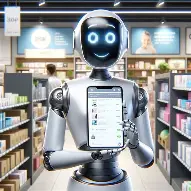
#> input picture images/OIP.webp, 191 x 191 px, found by its file name; its folder holds only this picture in this run
$ jupyter execute --allow-errors Image_Preprocessing.ipynb
#> lines starting #> are read from the running program, lines starting #| are printed output that depends on the picture; after the words box and inside, x2 and y2 are one past the last pixel; in counts of white or black regions, pixels touching at a corner belong together
[cell 1]
from google.colab import drive
drive.mount('/content/drive')

## Importing Library

[cell 2]
import os
import cv2
import numpy as np
import pickle

[cell 3]
image_folder = "/content/drive/MyDrive/OD_Project/food_dataset/food_dataset/images"

images = os.listdir(image_folder)

print(len(images))
print(images[:5])

### Clean image

[cell 4]
import cv2
import os

bad_images = []

for img_name in images:
    img_path = os.path.join(image_folder, img_name)

    img = cv2.imread(img_path)
#> img is the input picture: shape (191, 191, 3); mean B, G, R 149, 148.4, 147

    if img is None:
        bad_images.append(img_name)

print("image not clean: ", len(bad_images))

### crop image

[cell 5]
import os

crop_folder = "/content/drive/MyDrive/OD_Project/food_dataset/cropped_images"
os.makedirs(crop_folder, exist_ok=True)

[cell 6]
for img_name in images:
    img_path = os.path.join(image_folder, img_name)

    img = cv2.imread(img_path)

    if img is None:
        continue

    # === Crop ===
    gray = cv2.cvtColor(img, cv2.COLOR_BGR2GRAY)
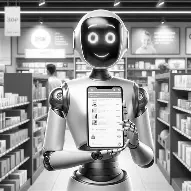
#> gray: shape (191, 191); min 0, max 255, mean 148.1
    _, thresh = cv2.threshold(gray, 10, 255, cv2.THRESH_BINARY)
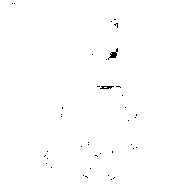
#> thresh: shape (191, 191); 99.6% white; black in thin lines or dots, all inside (x1, y1, x2, y2) = (12, 3, 137, 180)
    coords = cv2.findNonZero(thresh)
#> coords = contour of 36344 points, box (x1, y1, x2, y2) (0, 0, 191, 191), area 0

    if coords is not None:
        x, y, w, h = cv2.boundingRect(coords)
#> x = 0; y = 0; w = 191; h = 191
        img = img[y:y+h, x:x+w]

    # === Save ===
    save_path = os.path.join(crop_folder, img_name)
    cv2.imwrite(save_path, img)

print("done crop")
